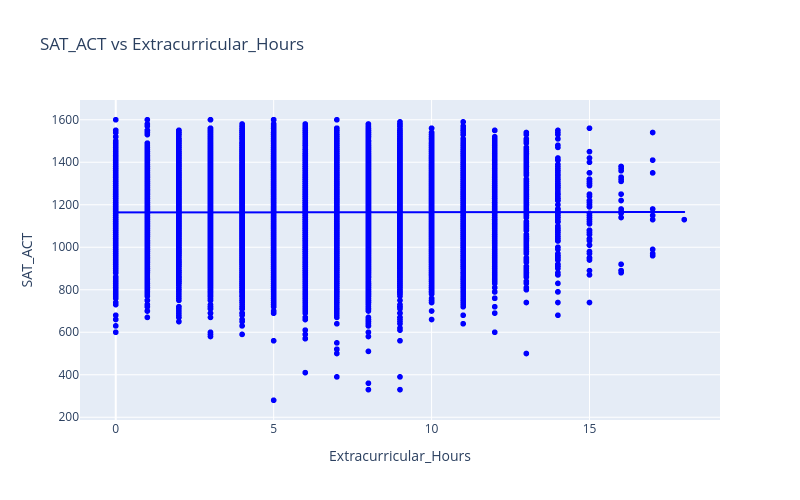

Here is the notebook cell this chart was saved with:
### Code cell
#Task_03_Plotly

import plotly.express as px

fig = px.scatter(
    df,
    x='Extracurricular_Hours',
    y='SAT_ACT',
    trendline='ols',
    color_discrete_sequence=['blue'],
    title='SAT_ACT vs Extracurricular_Hours',
    width=800,
    height=500
)

fig.update_layout(
    xaxis_title='Extracurricular_Hours',
    yaxis_title='SAT_ACT'
)

fig.show()

### Figure 1 — Plotly figure (JSON) as saved in the notebook; plotly's stock layout.template omitted (floating-point values rounded to 4 significant figures; data arrays with more than 128 entries replaced by an {"elided": "..."} marker saying what was removed)
{"data": [{"hovertemplate": "Extracurricular_Hours=%{x}<br>SAT_ACT=%{y}<extra></extra>", "legendgroup": "", "marker": {"color": "blue", "symbol": "circle"}, "mode": "markers", "name": "", "showlegend": false, "type": "scattergl", "x": {"elided": "17339 int values"}, "xaxis": "x", "y": {"elided": "17339 int values"}, "yaxis": "y"}, {"hovertemplate": "<b>OLS trendline</b><br>SAT_ACT = 0.106611 * Extracurricular_Hours + 1163.93<br>R<sup>2</sup>=0.000004<br><br>Extracurricular_Hours=%{x}<br>SAT_ACT=%{y} <b>(trend)</b><extra></extra>", "legendgroup": "", "marker": {"color": "blue", "symbol": "circle"}, "mode": "lines", "name": "", "showlegend": false, "type": "scattergl", "x": {"elided": "17339 int values"}, "xaxis": "x", "y": {"elided": "17339 float values"}, "yaxis": "y"}], "layout": {"height": 500, "legend": {"tracegroupgap": 0}, "title": {"text": "SAT_ACT vs Extracurricular_Hours"}, "width": 800, "xaxis": {"anchor": "y", "domain": [0, 1], "title": {"text": "Extracurricular_Hours"}}, "yaxis": {"anchor": "x", "domain": [0, 1], "title": {"text": "SAT_ACT"}}}}
